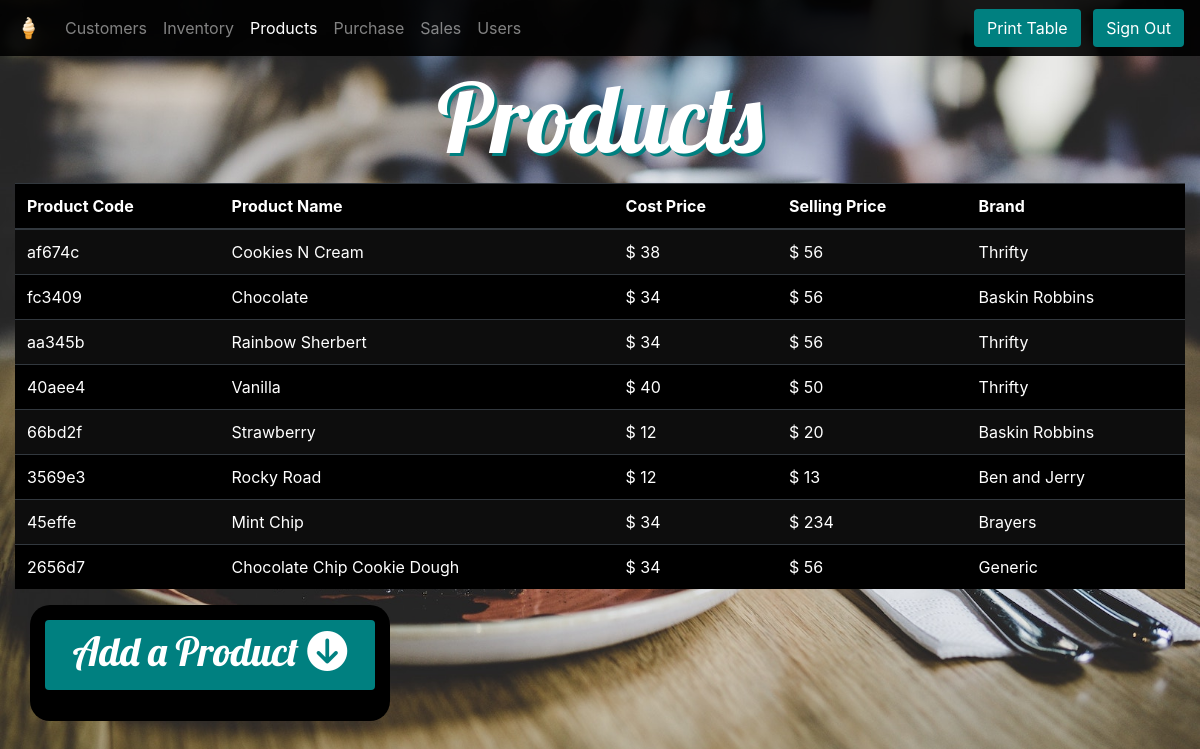
Page /models/products.php (signed in) on the committed database.
### tables this page shows
CREATE TABLE `products` (
  `product_id` int(11) NOT NULL,
  `productcode` varchar(100) NOT NULL,
  `productname` varchar(50) NOT NULL,
  `costprice` double NOT NULL,
  `sellingprice` double NOT NULL,
  `brand` varchar(50) NOT NULL
);

### models/products.php (the view, shortened to what this page needs)
<?php
include('../login/session.php');
?>
<html>
<head>
	<?php echo file_get_contents("../components/bootstrap-css.html"); ?>
	<link rel="stylesheet" type="text/css" href="../style.css">
</head>
<body>
<?php
echo file_get_contents("../components/navbar.html")
?>
<div id="dashboard-homepage" class="container-fluid">
	<div class="row">
		<div id="dashboard-header" class="col-12">
			<h1 class="minty-text">Products</h1>
		</div>
	</div>
	<div id="areaToPrint">
		<table class="table table-striped table-dark icetrack-table">
			<thead>
			<tr>
				<th scope="col">Product Code</th>
				<th scope="col">Product Name</th>
				<th scope="col">Cost Price</th>
				<th scope="col">Selling Price</th>
				<th scope="col">Brand</th>
			</tr>
			</thead>
			<tbody>
<?php
	$query = "SELECT * FROM products";
if ($result = mysqli_query($db, $query)) {
	while ($row = mysqli_fetch_assoc($result)) {
		echo '<tr>';
		echo '<td>' . $row["productcode"] . '</td>';
		echo '<td>' . $row["productname"] . '</td>';
		echo '<td>$ ' . $row["costprice"] . '</td>';
		echo '<td>$ ' . $row["sellingprice"] . '</td>';
		echo '<td>' . $row["brand"] . '</td>';
		echo '</tr>';
	}
}
?>
			</tbody>
		</table>
	</div>
	<div class="container-fluid icetrack-form-div">
		<div class="row">
			<div class="col-4">
				<form method="post">
					<div class="form-group">
						<button class="btn minty-button minty-dropdown-button btn-block" type="button" data-toggle="collapse" data-target="#collapseExample">
							<h1>Add a Product <i class="fa fa-arrow-circle-down" aria-hidden="true"></i></h1>
						</button>
					</div>
				</form>
			</div>
			<div class="col-4"></div>
			<div class="col-4">
			</div>
		</div>
	</div>
</div>
</body>
</html>

### style.css (style rules this page uses)
html { overflow: hidden; height: 100%; }
body { margin: 0; padding: 0; background: url("./images/sabri-tuzcu-317828.jpg") no-repeat center center fixed; background-size: cover; height: 100%; overflow: auto; }
.minty-text { font-family: 'Lobster', sans-serif; color: white; text-shadow: 3px 3px teal; }
.minty-button { color: white; background-color: teal; }
.minty-dropdown-button { font-family: 'Lobster', sans-serif; }
#navbar-container { background-color: rgba(0, 0, 0, .90) !important; }
#dashboard-homepage { margin: 0 auto; padding-top: 5%; width: 100%; height: 100vh; }
#dashboard-header { text-align: center; font-size: 6em; }
#dashboard-header h1 { font-size: 1em; }
.icetrack-table { color: white; background-color: black; }
.icetrack-form-div form { padding: 15px; background-color: black; border-radius: 20px; color: white; }

### rows in the picture
products: productcode "af674c", productname "Cookies N Cream", costprice "38", sellingprice "56", brand "Thrifty"
products: productcode "fc3409", productname "Chocolate", costprice "34", sellingprice "56", brand "Baskin Robbins"
products: productcode "aa345b", productname "Rainbow Sherbert", costprice "34", sellingprice "56", brand "Thrifty"
products: productcode "40aee4", productname "Vanilla", costprice "40", sellingprice "50", brand "Thrifty"
products: productcode "66bd2f", productname "Strawberry", costprice "12", sellingprice "20", brand "Baskin Robbins"
products: productcode "3569e3", productname "Rocky Road", costprice "12", sellingprice "13", brand "Ben and Jerry"
products: productcode "45effe", productname "Mint Chip", costprice "34", sellingprice "234", brand "Brayers"
products: productcode "2656d7", productname "Chocolate Chip Cookie Dough", costprice "34", sellingprice "56", brand "Generic"

### other values in the picture
file_get_contents("../components/navbar.html") "🍦 Customers Inventory Products Purchase Sales Users Print Table Sign Out"
